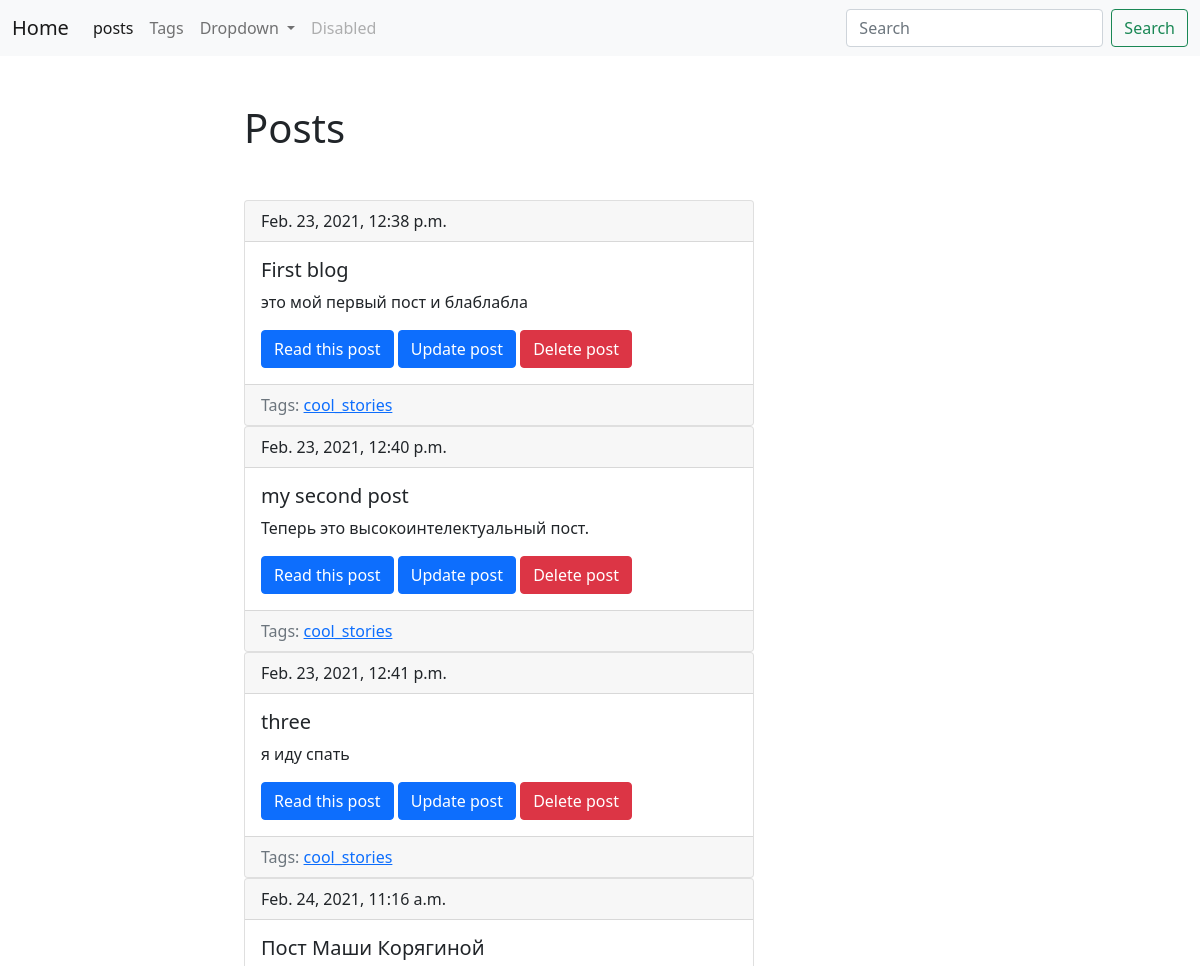
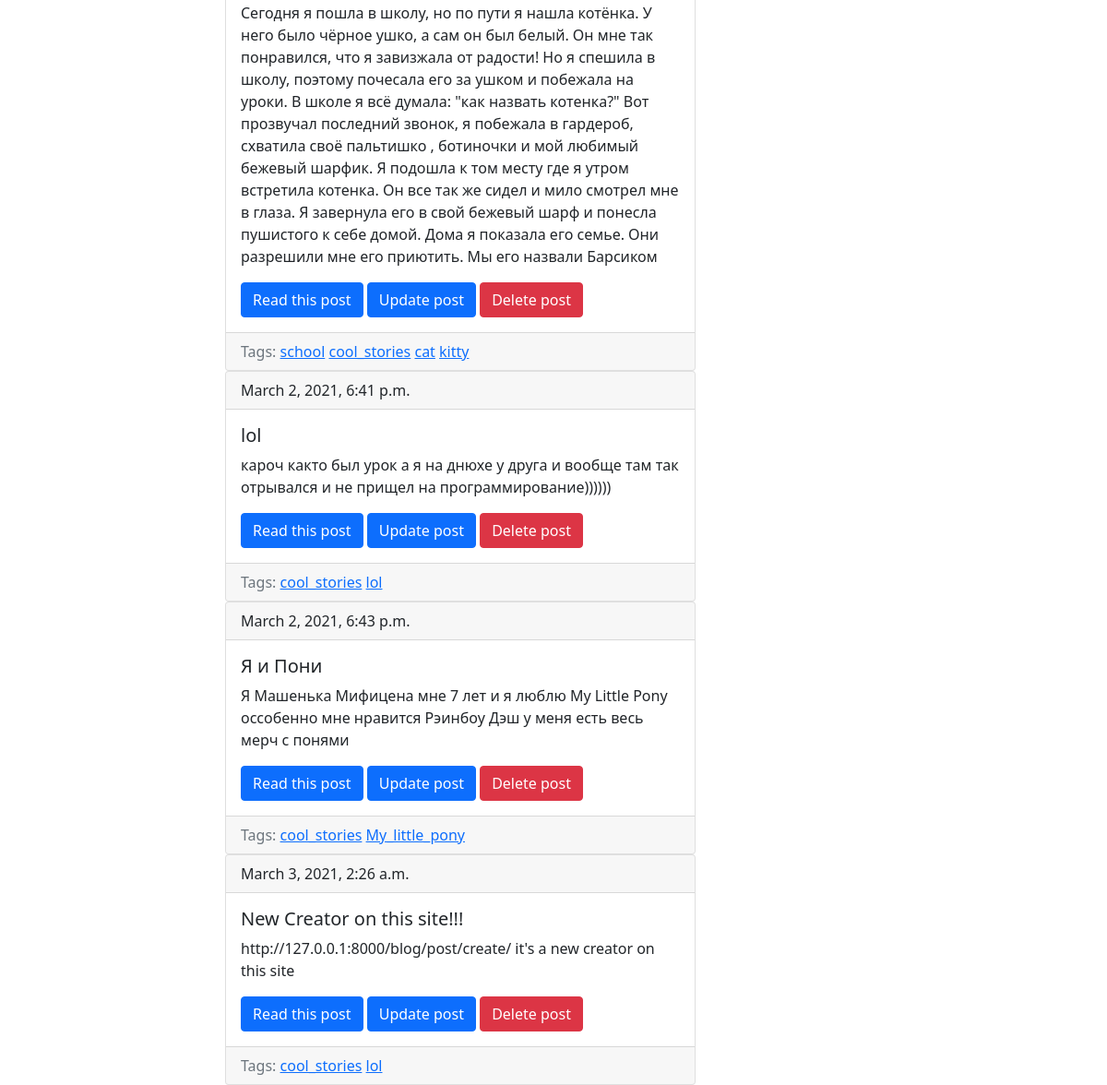
Screenshot of /blog/ with the database file from the repository (2 pictures, top to bottom).
### blog/models.py (models this page shows, shortened)
class Post(models.Model):
    title=models.CharField(max_length=150,db_index=True)
    slug=models.SlugField(max_length=150,unique=True,blank=True)
    body=models.TextField(blank=True,db_index=True)
    tags=models.ManyToManyField('Tag',blank=True, related_name='posts')
    date_pub=models.DateTimeField(auto_now_add=True)
    def get_absolute_url(self):
        return reverse('post_detail_url', kwargs={'slug': self.slug})

class Tag(models.Model):
    title=models.CharField(max_length=50,db_index=True)
    slug=models.SlugField(max_length=50,unique=True)
    def get_absolute_url(self):
         return reverse('tag_detail_url', kwargs={'slug': self.slug})

### blog/views.py (the view)
# urls.py: path('', posts_list, name='posts_list_url'),
def posts_list(request):
    posts=Post.objects.all()
    search_query = request.GET.get('search', '')
    if search_query:
        posts = Post.objects.filter(Q(title__icontains=search_query) | Q(body__icontains=search_query))
    else:
        posts = Post.objects.all()
    return render(request,'blog/index.html',context={'posts':posts})

### blog/templates/blog/index.html (shortened to what this page needs)
{%extends 'blog/base_blog.html'%}
{%block content%}
<h1 class="mb-5">Posts</h1>
    {% for post in posts %}
{% include 'blog/includes/card_templates.html'%}
    {% endfor %}
{%endblock%}

### blog/templates/blog/includes/card_templates.html
 <div class="card">
  <div class="card-header">
      {{post.date_pub}}
  </div>
  <div class="card-body">
    <h5 class="card-title">{{post.title}}</h5>
    <p class="card-text">{{post.body}}</p>
    <a href="{{post.get_absolute_url}}" class="btn btn-primary">Read this post</a>
      <a href="{% url 'post_update_url' slug=post.slug%}" class="btn btn-primary">Update post</a>
      <a href="{% url 'post_delete_url' slug=post.slug%}" class="btn btn-danger">Delete post</a>
  </div>
       <div class="card-footer text-muted" >
           Tags:
           {% for tag in post.tags.all %}
           <a href="{{tag.get_absolute_url}}">{{tag.title}}</a>
           {% endfor %}
       </div>
</div>

### rows the page displays
Post: date_pub "Feb. 23, 2021, 12:38 p.m.", title "First blog", body "это мой первый пост и блаблабла"
Tag: title "cool_stories"
Post: date_pub "Feb. 23, 2021, 12:40 p.m.", title "my second post", body "Теперь это высокоинтелектуальный пост."
Post: date_pub "Feb. 23, 2021, 12:41 p.m.", title "three", body "я иду спать"
Post: date_pub "Feb. 24, 2021, 11:16 a.m.", title "Пост Маши Корягиной", body "Сегодня я пошла в школу, но по пути я нашла котёнка. У него было чёрное ушко, а сам он был белый. Он мне так понравился, что я завизжала от радости! Но я спешила в школу, поэтому почесала его за ушком и побежала на уроки. В школе я всё думала: \"как назвать котенка?\" Вот прозвучал последний звонок, я побежала в гардероб, схватила своё пальтишко , ботиночки и мой любимый бежевый шарфик. Я подошла к том месту где я утром встретила котенка. Он все так же сидел и мило смотрел мне в глаза. Я завернула его в свой бежевый шарф и понесла пушистого к себе домой. Дома я показала его семье. Они разрешили мне его приютить. Мы его назвали Барсиком"
Tag: title "school"
Tag: title "cat"
Tag: title "kitty"
Post: date_pub "March 2, 2021, 6:41 p.m.", title "lol", body "кароч както был урок а я на днюхе у друга и вообще там так отрывался и не прищел на программирование))))))"
Tag: title "lol"
Post: date_pub "March 2, 2021, 6:43 p.m.", title "Я и Пони", body "Я Машенька Мифицена мне 7 лет и я люблю My Little Pony оссобенно мне нравится Рэинбоу Дэш у меня есть весь мерч с понями"
Tag: title "My_little_pony"
Post: date_pub "March 3, 2021, 2:26 a.m.", title "New Creator on this site!!!", body "http://127.0.0.1:8000/blog/post/create/ it's a new creator on this site"
